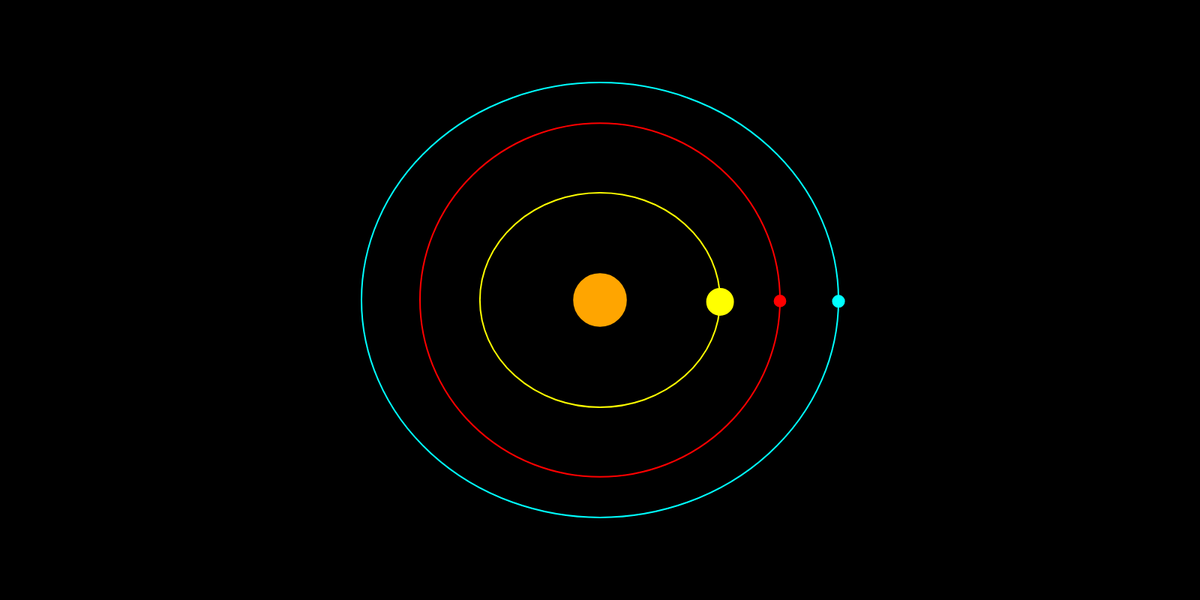
Frame 1 (no input)
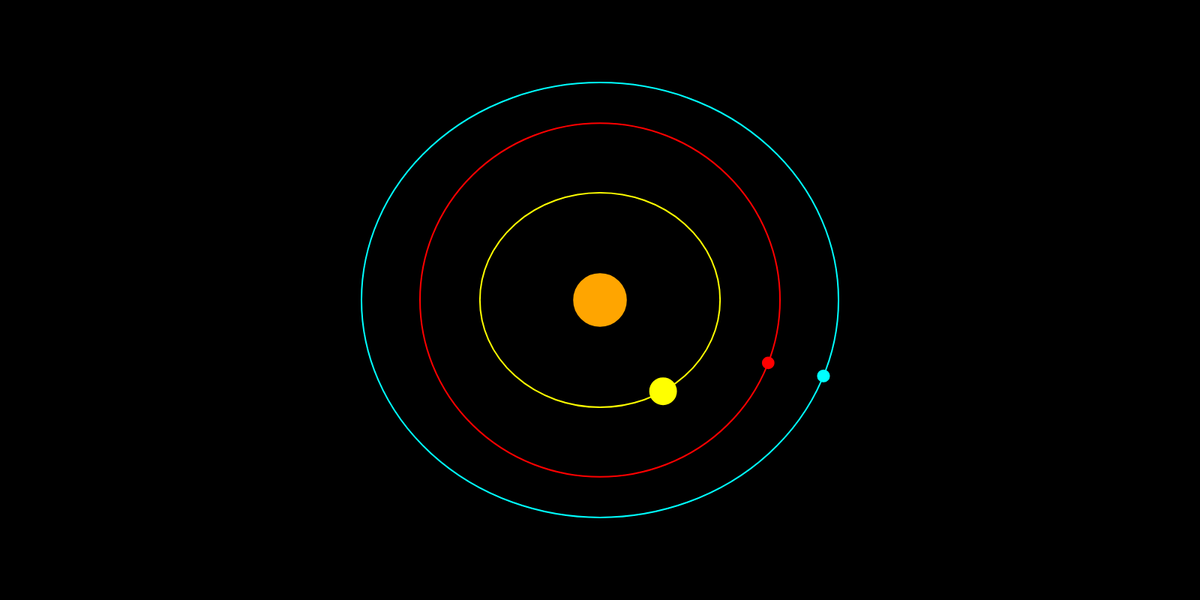
Frame 60 (no input)
Frame 120 (the mouse pressed at the canvas centre since frame 60): identical to frame 60, image omitted

The p5.js sketch that drew these frames (run headless with seeded random() and noise() and a simulated clock; from frame 60 on, the mouse is pressed at the canvas centre):

// p5.js sketch
// ── sketch.js
let Sun; 
let Sun_D = 1391400; 
let theta = 0; 
let wscale; 
let zoom = 0.3 
let warp = 10; 
let pause = false;

function setup() {
  createCanvas(1600, 800);
  background('black');
  wscale = width / (4540 * 2) * zoom;

  Sun = new Planet(["Sun", Sun_D / 3, 0, 0, 0, color('orange')]);
  Sun.x = width / 2;
  Sun.y = height / 2;

  Merkurius = new Planet(["Merkurius", 116464*2 , 1514.5*2, 1352.5*2, 10759*2, color('yellow')]);
  Bumi = new Planet(["Bumi", 50724*2, 3008*2, 2742*2, 30689*2, color('cyan')]);
  Venus = new Planet(["Venus", 49244*2, 4540, 4460, 60182, color('red')]);
}

function draw() {
  if (pause) {
    
  } else {
    background('black');
    Sun.show();

    theta = theta + 0.1 * warp;

    Merkurius.move(theta);
    Venus.move(theta);
    Bumi.move(theta);

  }

}

function mousePressed() {
  if (pause) {
    pause = false
  } else {
    pause = true
  }
}

class Planet {
  constructor(traits) {
    this.name = traits[0]; 
    this.D = traits[1] / 2000 * zoom; 
    this.rx = traits[2] * wscale;
    this.ry = traits[3] * wscale; 
    this.P = traits[4] / 365 * 2 * PI; 
    this.color = traits[5];
    this.x = 0; 
    this.y = 0;
  }
  update(angle) {
    this.x = Sun.x + this.rx * cos(2 * PI / this.P * angle);
    this.y = Sun.y + this.ry * sin(2 * PI / this.P * angle);
  }
  show() {
    noFill();
    stroke(this.color);  
    strokeWeight(2);
    ellipse(Sun.x, Sun.y, 2 * this.rx, 2 * this.ry);
    fill(this.color);  
    circle(this.x, this.y, this.D);  
  }
  move(angle) {
    this.update(angle);
    this.show();
  }
}
